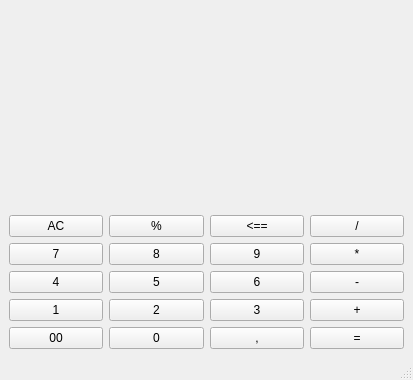
<?xml version="1.0" encoding="UTF-8"?>
<ui version="4.0">
 <class>MainWindow</class>
 <widget class="QMainWindow" name="MainWindow">
  <property name="geometry">
   <rect>
    <x>0</x>
    <y>0</y>
    <width>413</width>
    <height>380</height>
   </rect>
  </property>
  <property name="windowTitle">
   <string>MainWindow</string>
  </property>
  <widget class="QWidget" name="centralwidget">
   <layout class="QVBoxLayout" name="verticalLayout_2">
    <item>
     <layout class="QHBoxLayout" name="horizontalLayout_2">
      <item>
       <widget class="QLabel" name="Display">
        <property name="text">
         <string/>
        </property>
       </widget>
      </item>
     </layout>
    </item>
    <item>
     <layout class="QGridLayout" name="gridLayout_2">
      <item row="2" column="2">
       <widget class="QPushButton" name="pushButton6">
        <property name="text">
         <string>6</string>
        </property>
       </widget>
      </item>
      <item row="0" column="1">
       <widget class="QPushButton" name="pushButton_Proc">
        <property name="text">
         <string>%</string>
        </property>
       </widget>
      </item>
      <item row="2" column="0">
       <widget class="QPushButton" name="pushButton4">
        <property name="text">
         <string>4</string>
        </property>
       </widget>
      </item>
      <item row="2" column="3">
       <widget class="QPushButton" name="pushButtonSubtraction">
        <property name="text">
         <string>-</string>
        </property>
       </widget>
      </item>
      <item row="1" column="3">
       <widget class="QPushButton" name="pushButton_Multiple">
        <property name="text">
         <string>*</string>
        </property>
       </widget>
      </item>
      <item row="0" column="3">
       <widget class="QPushButton" name="pushButton_Division">
        <property name="text">
         <string>/</string>
        </property>
       </widget>
      </item>
      <item row="0" column="0">
       <widget class="QPushButton" name="pushButton_AC">
        <property name="text">
         <string>AC</string>
        </property>
       </widget>
      </item>
      <item row="1" column="0">
       <widget class="QPushButton" name="pushButton7">
        <property name="text">
         <string>7</string>
        </property>
       </widget>
      </item>
      <item row="3" column="0">
       <widget class="QPushButton" name="pushButton1">
        <property name="text">
         <string>1</string>
        </property>
       </widget>
      </item>
      <item row="0" column="2">
       <widget class="QPushButton" name="pushButton_Backs">
        <property name="text">
         <string>&lt;==</string>
        </property>
       </widget>
      </item>
      <item row="3" column="1">
       <widget class="QPushButton" name="pushButton2">
        <property name="text">
         <string>2</string>
        </property>
       </widget>
      </item>
      <item row="3" column="3">
       <widget class="QPushButton" name="pushButtonAdditio">
        <property name="text">
         <string>+</string>
        </property>
       </widget>
      </item>
      <item row="3" column="2">
       <widget class="QPushButton" name="pushButton3">
        <property name="text">
         <string>3</string>
        </property>
       </widget>
      </item>
      <item row="1" column="1">
       <widget class="QPushButton" name="pushButton8">
        <property name="text">
         <string>8</string>
        </property>
       </widget>
      </item>
      <item row="1" column="2">
       <widget class="QPushButton" name="pushButton9">
        <property name="text">
         <string>9</string>
        </property>
       </widget>
      </item>
      <item row="2" column="1">
       <widget class="QPushButton" name="pushButton5">
        <property name="text">
         <string>5</string>
        </property>
       </widget>
      </item>
      <item row="4" column="0">
       <widget class="QPushButton" name="pushButtonOO">
        <property name="text">
         <string>00</string>
        </property>
       </widget>
      </item>
      <item row="4" column="1">
       <widget class="QPushButton" name="pushButtonO">
        <property name="text">
         <string>0</string>
        </property>
       </widget>
      </item>
      <item row="4" column="2">
       <widget class="QPushButton" name="pushButtonZPT">
        <property name="text">
         <string>,</string>
        </property>
       </widget>
      </item>
      <item row="4" column="3">
       <widget class="QPushButton" name="pushButtonEquals">
        <property name="text">
         <string>=</string>
        </property>
       </widget>
      </item>
     </layout>
    </item>
   </layout>
  </widget>
  <widget class="QMenuBar" name="menubar">
   <property name="geometry">
    <rect>
     <x>0</x>
     <y>0</y>
     <width>413</width>
     <height>26</height>
    </rect>
   </property>
  </widget>
  <widget class="QStatusBar" name="statusbar"/>
 </widget>
 <resources/>
 <connections/>
</ui>
